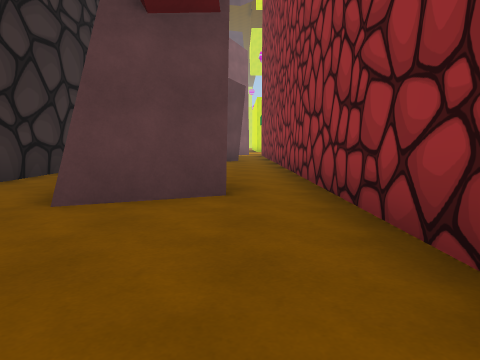
view 1 (above)

17 first-person views from a walk through a Unity game level. The camera is 1.2 m above the floor, tilts 6° down and sees 70° across. The floor is counted in squares, 2 m on a side. Each view is taken from the middle of a square. On the plan, view 1 faces up. The plan holds only what a view shows up to about 10 squares ahead; the rest is blank. The place goes on beyond the plan. Some surface patterns are stand-ins.

view 2
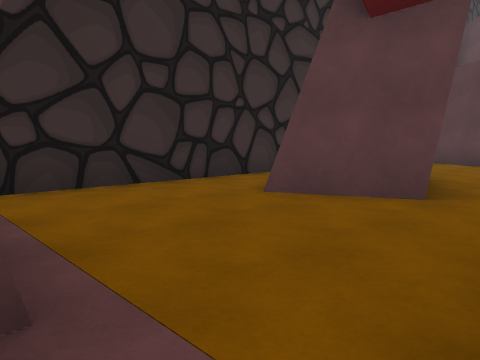

view 3
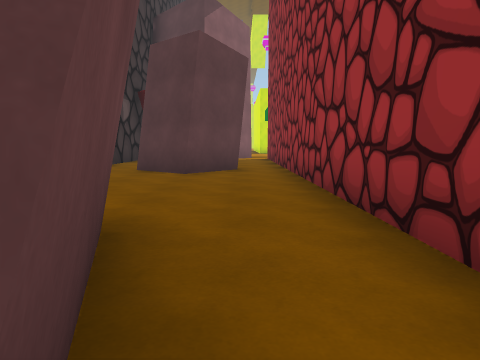

view 4
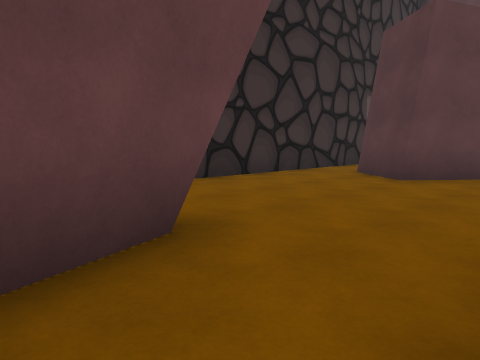

view 5
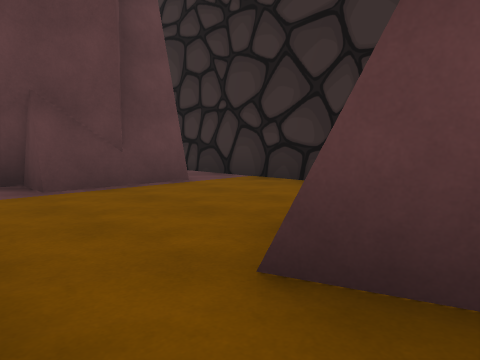

view 6
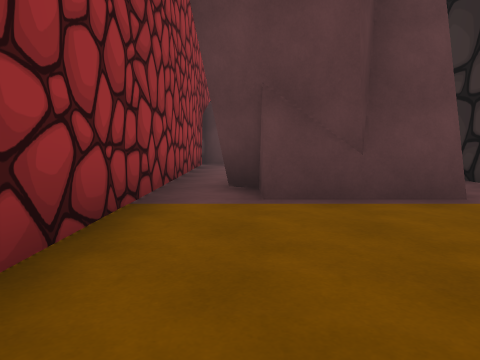

view 7
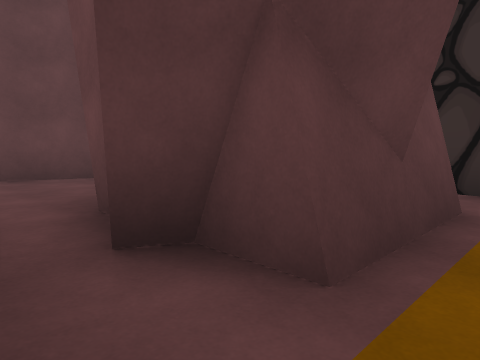

view 8
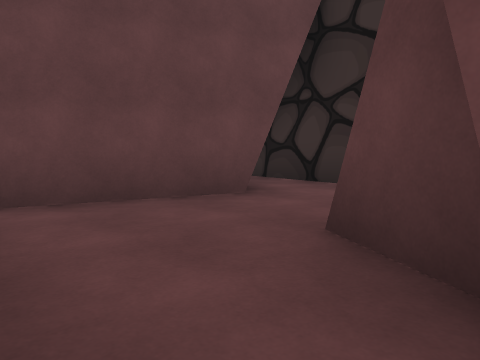

view 9
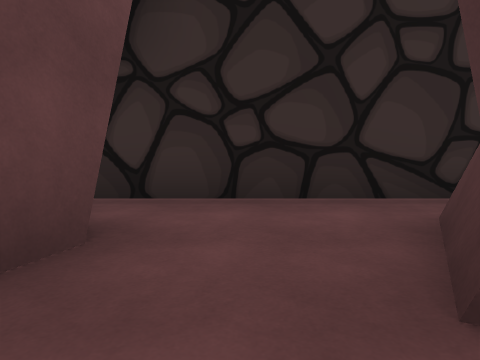

view 10
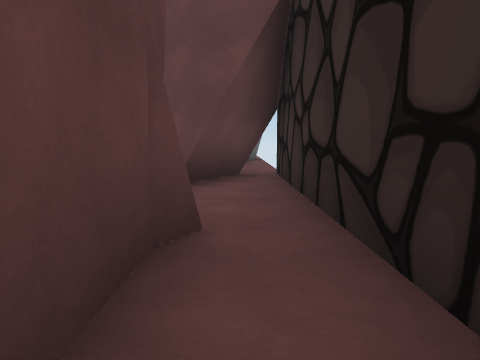

view 11
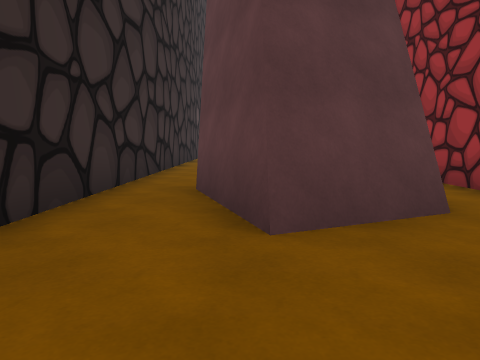

view 12
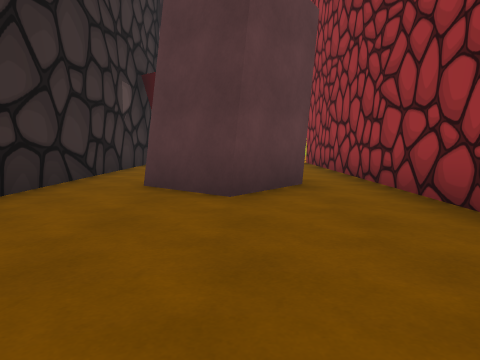

view 13
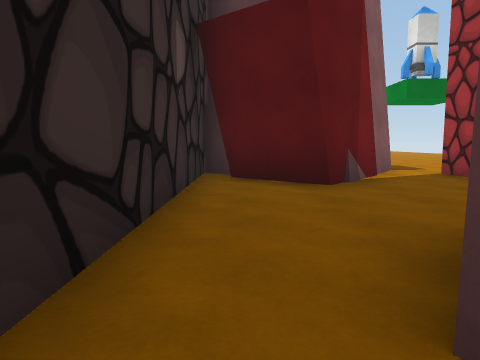

view 14
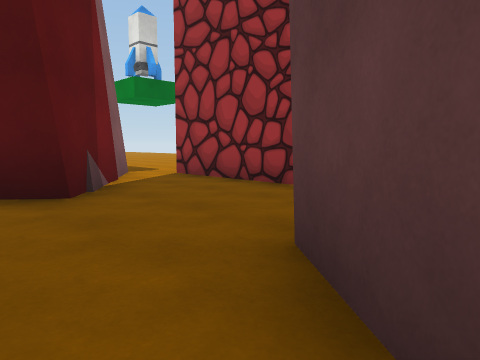

view 15
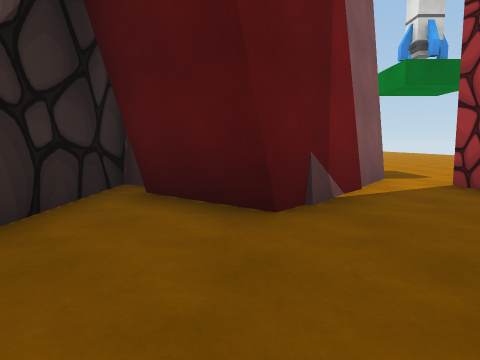

view 16
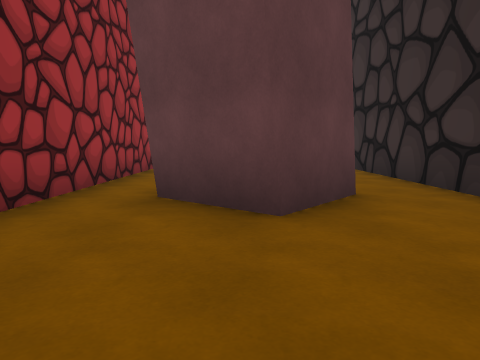

view 17
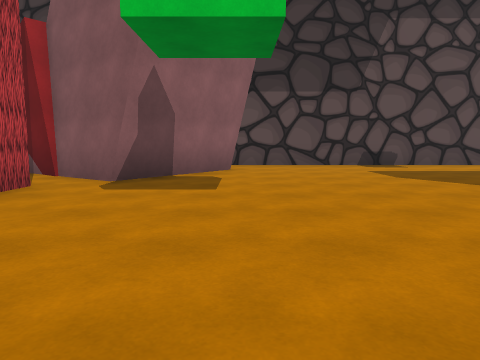

### Floor plan
Points are (right, up) in squares from view 1. A wall is a line through its corners. A room is listed if a view was taken in it or the views show most of it. See-through windows are left out.
Room 1 (views 1, 2, 3, 4, 5, 6, 7, 11, 12, 13, 14)
walls: (-1, 6.8) (-0.2, 4.2) (-1.8, 3.5) (-2.6, 6); (-1.4, 0.3) (-0.9, 0); (0, 12.2) (-1.1, 10.9) (-2.4, 12); (-0.3, -0.3) (0.3, -0.6); (-2.5, 0.1) (-0.3, 0.1) (-0.3, -0.5); (1.1, -0.4) (1.1, 12.5); (-3.7, 12.5) (-3.7, 0.5)
low walls: (-0.5, 3.8) (-1.3, 3.5); (-0.3, -0.5) (0.3, -0.8)
ways out: opening at (1, 0) to room 2; opening at (-3, 0) to room 3; opening at (-3, 13) to room 4; opening at (1, 13) to room 4
Room 2 (views 8, 9)
walls: (-0.6, -2.2) (-1.1, -3.2); (-0.3, -1.9) (-0.3, -2.4); (-2.3, -4.9) (0.7, -6.1); (1.1, -6.1) (1.1, -0.4)
ways out: opening at (1, 0) to room 1; opening at (-1.5, -4) to room 3
Room 3 (view 10)
walls: (-1.1, -3.2) (-2.7, -2.3) (-2.5, -1.9) (-2.5, -0.6); (-3.3, -6.5) (-2.4, -4.9); (-3.7, 0.5) (-3.7, -6.5)
low walls: (-3.1, -6.5) (-2.3, -4.9)
ways out: opening at (-3, 0) to room 1; opening at (-1.5, -4) to room 2
Room 4 (views 15, 16)
walls: (-1.8, 15.8) (-3.3, 17.1); (1.1, 12.5) (1.1, 18) (1.8, 18); (-2.4, 12) (-1.3, 13.3) (0, 12.2); (-3.7, 18.2) (-3.7, 12.5); (0.7, 18.9) (-1.7, 15.9); (0.6, 19.2) (-1.3, 16.4)
low walls: (-1.7, 15.9) (-2.3, 16.4); (-2.4, 16.5) (-3.2, 17.2)
ways out: opening at (-3, 13) to room 1; opening at (1, 13) to room 1; opening at (1, 18) to room 5
Room 5 (view 17)
walls: (-2.1, 21) (0.7, 18.9); (-3.7, 27.9) (-3.7, 20.8)
ways out: opening at (1, 18) to room 4

Positions as (right, up) in squares from view 1, and headings:
1: (0, 0), facing up
2: (1, 0), facing up-left
3: (0, 4), facing up
4: (1, 5), facing up-left
5: (1, 5), facing down-left
6: (0, 4), facing down
7: (1, 1), facing down-left
8: (1, -2), facing down-left
9: (0, -4), facing left
10: (-3, 0), facing down
11: (-2, 1), facing up
12: (-1, 7), facing up
13: (-3, 11), facing up
14: (-3, 12), facing up-right
15: (-2, 13), facing up
16: (-1, 16), facing down
17: (6, 21), facing left
